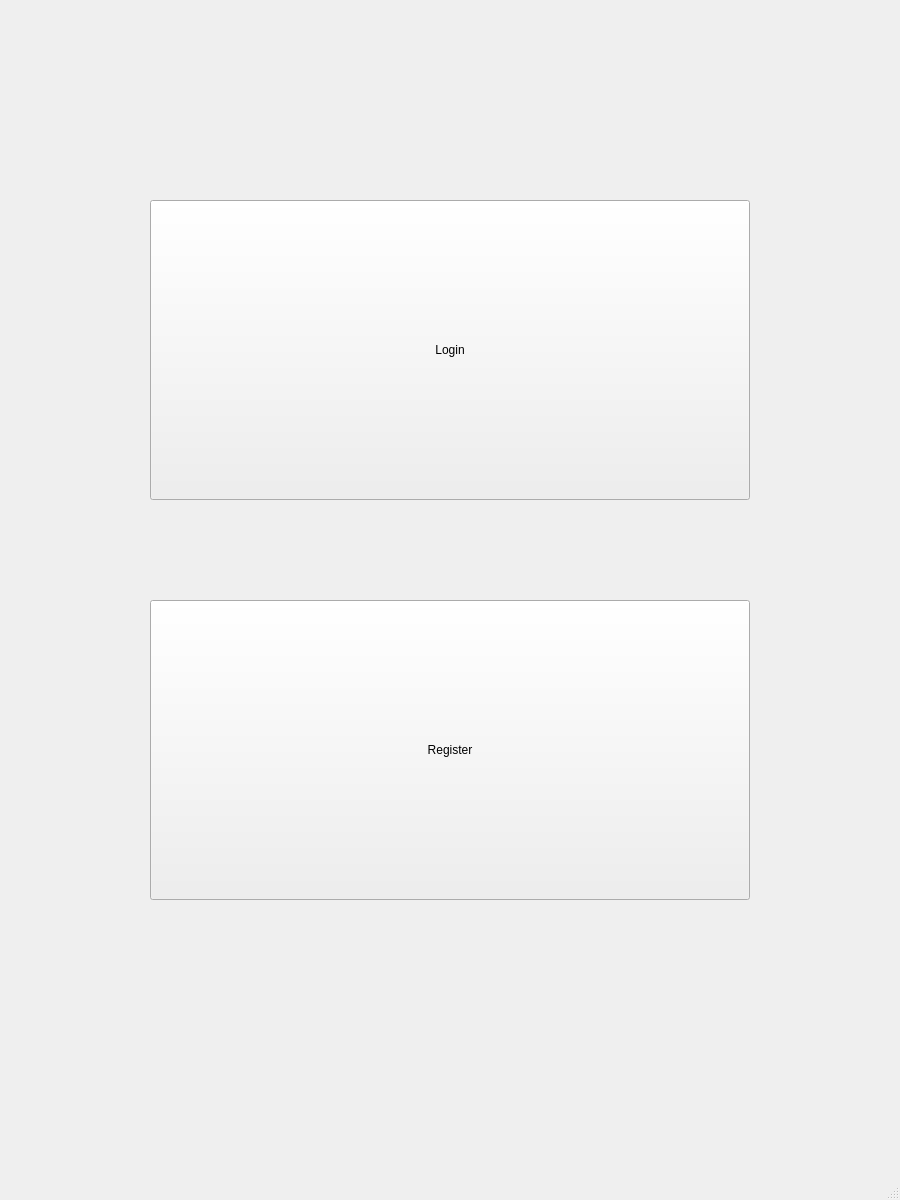
<?xml version="1.0" encoding="UTF-8"?>
<ui version="4.0">
 <class>MainWindow</class>
 <widget class="QMainWindow" name="MainWindow">
  <property name="geometry">
   <rect>
    <x>0</x>
    <y>0</y>
    <width>900</width>
    <height>1200</height>
   </rect>
  </property>
  <property name="windowTitle">
   <string>MainWindow</string>
  </property>
  <widget class="QWidget" name="centralwidget">
   <widget class="QPushButton" name="Login">
    <property name="geometry">
     <rect>
      <x>150</x>
      <y>200</y>
      <width>600</width>
      <height>300</height>
     </rect>
    </property>
    <property name="styleSheet">
     <string notr="true">font: 30pt &quot;HY궁서B&quot;;</string>
    </property>
    <property name="text">
     <string>Login</string>
    </property>
   </widget>
   <widget class="QPushButton" name="Register">
    <property name="geometry">
     <rect>
      <x>150</x>
      <y>600</y>
      <width>600</width>
      <height>300</height>
     </rect>
    </property>
    <property name="styleSheet">
     <string notr="true">font: 30pt &quot;HY궁서B&quot;;</string>
    </property>
    <property name="text">
     <string>Register</string>
    </property>
   </widget>
  </widget>
  <widget class="QMenuBar" name="menubar">
   <property name="geometry">
    <rect>
     <x>0</x>
     <y>0</y>
     <width>900</width>
     <height>22</height>
    </rect>
   </property>
  </widget>
  <widget class="QStatusBar" name="statusbar"/>
 </widget>
 <resources/>
 <connections/>
</ui>
